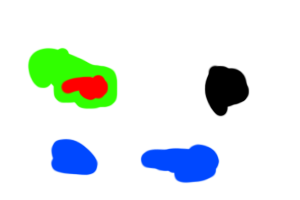
#> input picture k-means/data/test.png, 300 x 200 px
$ python main.py   (older library calls are emulated)
#> lines starting #> are read from the running program, lines starting #| are printed output that depends on the picture; long printed decimals are rounded
### k-means/alg.py
import decimal
import numpy as np

def k_means(dataset, k = 3):
    print("Analyzing dataset...")
    count, dim = dataset.shape
    print("Record count: %d\nDim: %d" % (count, dim))
    print()
    centroids = _select_random_centroids(dataset, k)
    print("Select random centroids from the dataset\n%s" % centroids)
    clusters = _cluster(dataset, centroids)

    changed = True
    iteration = 0
    while changed:
        centroids = _get_centroids(clusters)
        iteration += 1
        print("Start #%d iteration by using centroids\n%s" % (iteration, centroids))
        new_clusters = _cluster(dataset, centroids)
        changed = not _clusters_equal(clusters, new_clusters)
        if changed:
            clusters = new_clusters
    return clusters


def _cluster(dataset, centroids):
    clusters = [];
    for i in range(len(centroids)):
        clusters.append([])
    for point in dataset:
        distance = _calculate_distance(centroids, point);
        cluster = clusters[distance.argmin()]
        cluster.append(point)
    for i, cluster in enumerate(clusters):
        clusters[i] = np.array(cluster)
    return clusters


def _calculate_distance(centroids, point):
    return np.sum((centroids - point) ** 2, axis=-1)


def _get_centroids(clusters):
    centroids = []
    dim = 0
    for cluster in clusters:
        centroid = []
        if (dim == 0 and len(cluster) > 0):
            dim = cluster[0].shape[0]
        for d in range(dim):
            centroid.append(np.mean(cluster[:, d]))
        centroids.append(centroid)
    return np.array(centroids)


def _select_random_centroids(dataset, k):
    centroids = []
    count = len(dataset)
    for i in range(k):
        index = int(np.random.uniform(0, count))
        centroids.append(dataset[index])
    return np.array(centroids)

def _clusters_equal(a, b):
    for i, cluster in enumerate(a):
        equal = np.array_equal(cluster, b[i])
        if not equal:
            return False
    return True

### k-means/main.py
import os

import numpy as np
from matplotlib import pyplot as plt
from scipy.misc import imread

from alg import k_means

def main():
    img = load_img("%s/%s" % (os.path.abspath(os.path.dirname(__file__)), "data/test.png"))
#> in load_img, img is the input picture: shape (200, 300, 3); mean R, G, B 224.1, 234.7, 232.6
#| Image loaded: 300 x 200
    dataset = extract_rgb_dataset(img)
#> after the loop in extract_rgb_dataset, `for y in range(height):`: points = 9765 items, first 6: (0.137, 0.235, 0.996, 1, 0.996), (0.14, 0.235, 0.992, 1, 0.988), (0.143, 0.235, 0.988, 1, 0.984), (0.147, 0.235, 0.976, 1, 0.973), (0.15, 0.235, 0.961, 1, 0.953), (0.153, 0.235, 0.953, 1, 0.941)
#| 9765 points were extracted from the image.
    print("\n**** Beginning of K-Means ****")
    clusters = k_means(dataset, 5)
#| Record count: 9765
#| Dim: 5
#> in _select_random_centroids, `count = len(dataset)`: count = 9765
#> the loop in _select_random_centroids, `for i in range(k):` made 5 passes
#> index on passes 1 to 5: 5359, 6983, 5885, 5320, 4136
#> after the loop in _select_random_centroids, `for i in range(k):`: centroids = [[0.72, 0.51, 0, 0, 0], [0.707, 0.765, 0, 0.282, 1], [0.72, 0.57, 0.561, 0.561, 0.561], [0.287, 0.51, 0.188, 1, 0], [0.3, 0.455, 1, 0, 0]]
#| Select random centroids from the dataset
#| [[0.72       0.51       0.         0.         0.        ]
#|  [0.7067 0.765      0.         0.2824 1.        ]
#|  [0.72       0.57       0.5608 0.5608 0.5608]
#|  [0.2867 0.51       0.1882 1.         0.        ]
#|  [0.3        0.455      1.         0.         0.        ]]
#> the loop in _cluster, `for i in range(len(centroids)):` made 5 passes
#> after the loop in _cluster, `for i in range(len(centroids)):`: clusters = [[], [], [], [], []]
#> the loop in _cluster, `for point in dataset:` made 9765 passes
#> (point, distance) on passes 1, 3, 4: ([0.137, 0.235, 0.996, 1, 0.996], [3.4, 2.11, 1.02, 1.74, 2.07]), ([0.143, 0.235, 0.988, 1, 0.984], [3.35, 2.09, 1, 1.71, 2.04]), ([0.147, 0.235, 0.976, 1, 0.973], [3.3, 2.06, 0.976, 1.66, 2.02])
#> the loop in _cluster, `for i, cluster in enumerate(clusters):` made 5 passes
#> after the loop in _cluster, `for i, cluster in enumerate(clusters):`: clusters = 5 items
#> the loop in k_means, `while changed:` made 4 passes
#> changed on passes 1 to 4: True, True, True, False
#> (printed output is left out)
#> after the loop in k_means, `while changed:`: iteration = 4
#> clusters = 5 items
    colors = [ "#1f77b4", "#ff7f0e", "#2ca02c", "#d62728", "#e377c2" ]
    markers = [ 'o', 'v', '^', '<', '>', '8', 's', 'p', '*', 'h', 'H', 'D', 'd' ]
    for i, cluster in enumerate(clusters):
        print("#%d: %d" % (i, len(cluster)))
        plt.scatter(cluster[:, 0], cluster[:, 1] * -1, s=15, c=colors[i], marker = markers[i])
#> this loop made 5 passes
#| #0: 1576
#| #1: 3303
#| #2: 1203
#| #3: 2892
#| #4: 791
    plt.show()
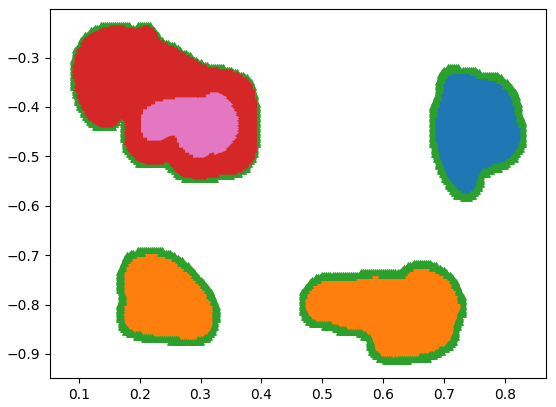
#> figure drawn by matplotlib, 1 panel
    print("******* End of K-Means *******")

def extract_gray_scaled_dataset(img):
    print("Extracting points...")
    gray_scaled_img = np.average(img, axis = -1)
    points = [];
    for y in range(gray_scaled_img.shape[0]):
        row = gray_scaled_img[y]
        for x in range(row.shape[0]):
            if row[x] != 255:
                points.append((x, y))
    print("%d points were extracted from the image." % len(points))
    return np.array(points)

def extract_rgb_dataset(img):
    print("Extracting points...")
    points = [];
    height, width, color_depth = img.shape
    for y in range(height):
        row = img[y]
        for x in range(width):
            color = row[x];
            if not np.array_equal(color, [255, 255, 255]):
                points.append((x / width, y / height, color[0] / 255, color[1] / 255, color[2] / 255))
    print("%d points were extracted from the image." % len(points))
    return np.array(points)

def load_img(file_name):
    print("Loading image '%s'..." % file_name)
    img = imread(file_name)
    print("Image loaded: %d x %d" % (img.shape[1], img.shape[0]))
    return img

if __name__ == "__main__":
    main()
